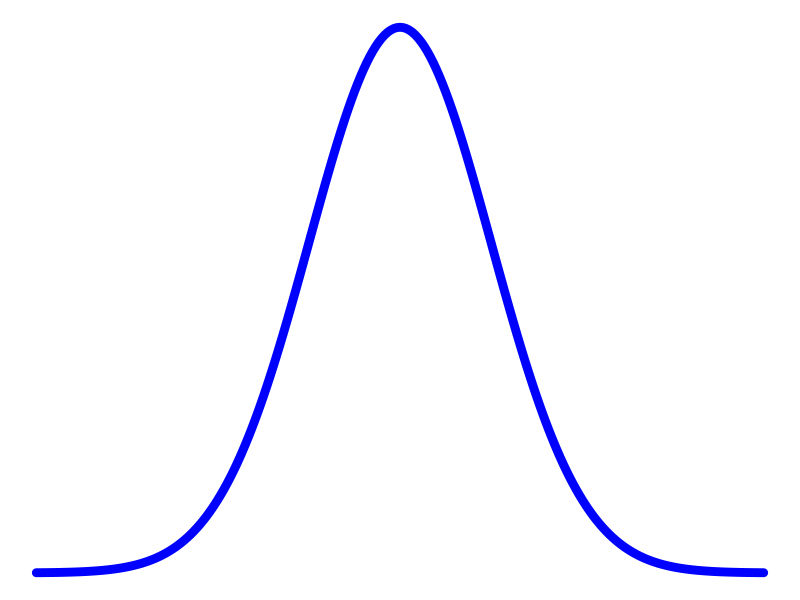

This chart was generated by the following R code:
## ---- chunk 1
options(htmltools.dir.version = FALSE)
knitr::opts_chunk$set(echo = FALSE, message = FALSE, warning=FALSE)
## ---- chunk 2
library(ggplot2)
## ---- chunk 3
x <- seq(52, 76, .1)
y <- dnorm(x, mean = 64, sd = 3)
qplot(x=x,y=y,geom='line', size = I(3), color = I("blue"), lineend = "round") + theme_void() 
